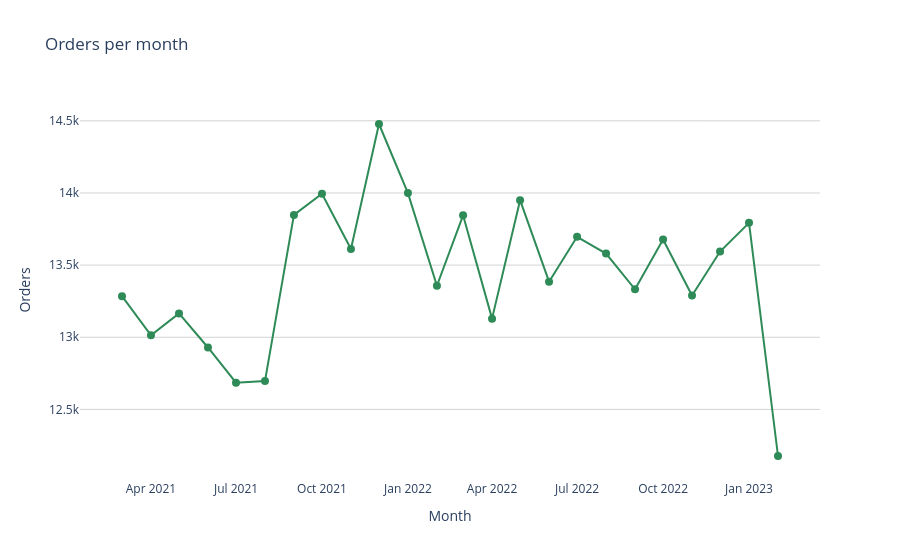

Source (notebook cell):
### Code cell
# Orders per month over time
fig = px.line(
    x=transactions_par_mois.index.astype(str),
    y=transactions_par_mois.values,
    markers=True,
    title="Orders per month",
)
fig.update_traces(line_color="#2E8B57", marker=dict(size=8))
fig.update_layout(
    xaxis_title="Month",
    yaxis_title="Orders",
    plot_bgcolor="white",
    xaxis=dict(showgrid=False),
    yaxis=dict(gridcolor="lightgray"),
)
fig.show()

### Figure 1 — Plotly figure (JSON) as saved in the notebook; plotly's stock layout.template omitted (floating-point values rounded to 4 significant figures)
{"data": [{"hovertemplate": "x=%{x}<br>y=%{y}<extra></extra>", "legendgroup": "", "line": {"color": "#2E8B57", "dash": "solid"}, "marker": {"size": 8, "symbol": "circle"}, "mode": "lines+markers", "name": "", "orientation": "v", "showlegend": false, "type": "scatter", "x": ["2021-03", "2021-04", "2021-05", "2021-06", "2021-07", "2021-08", "2021-09", "2021-10", "2021-11", "2021-12", "2022-01", "2022-02", "2022-03", "2022-04", "2022-05", "2022-06", "2022-07", "2022-08", "2022-09", "2022-10", "2022-11", "2022-12", "2023-01", "2023-02"], "xaxis": "x", "y": [13285, 13014, 13165, 12929, 12685, 12696, 13848, 13995, 13612, 14478, 13999, 13357, 13845, 13129, 13950, 13385, 13696, 13580, 13332, 13678, 13289, 13594, 13793, 12177], "yaxis": "y"}], "layout": {"legend": {"tracegroupgap": 0}, "plot_bgcolor": "white", "title": {"text": "Orders per month"}, "xaxis": {"anchor": "y", "domain": [0.0, 1.0], "showgrid": false, "title": {"text": "Month"}}, "yaxis": {"anchor": "x", "domain": [0.0, 1.0], "gridcolor": "lightgray", "title": {"text": "Orders"}}}}
